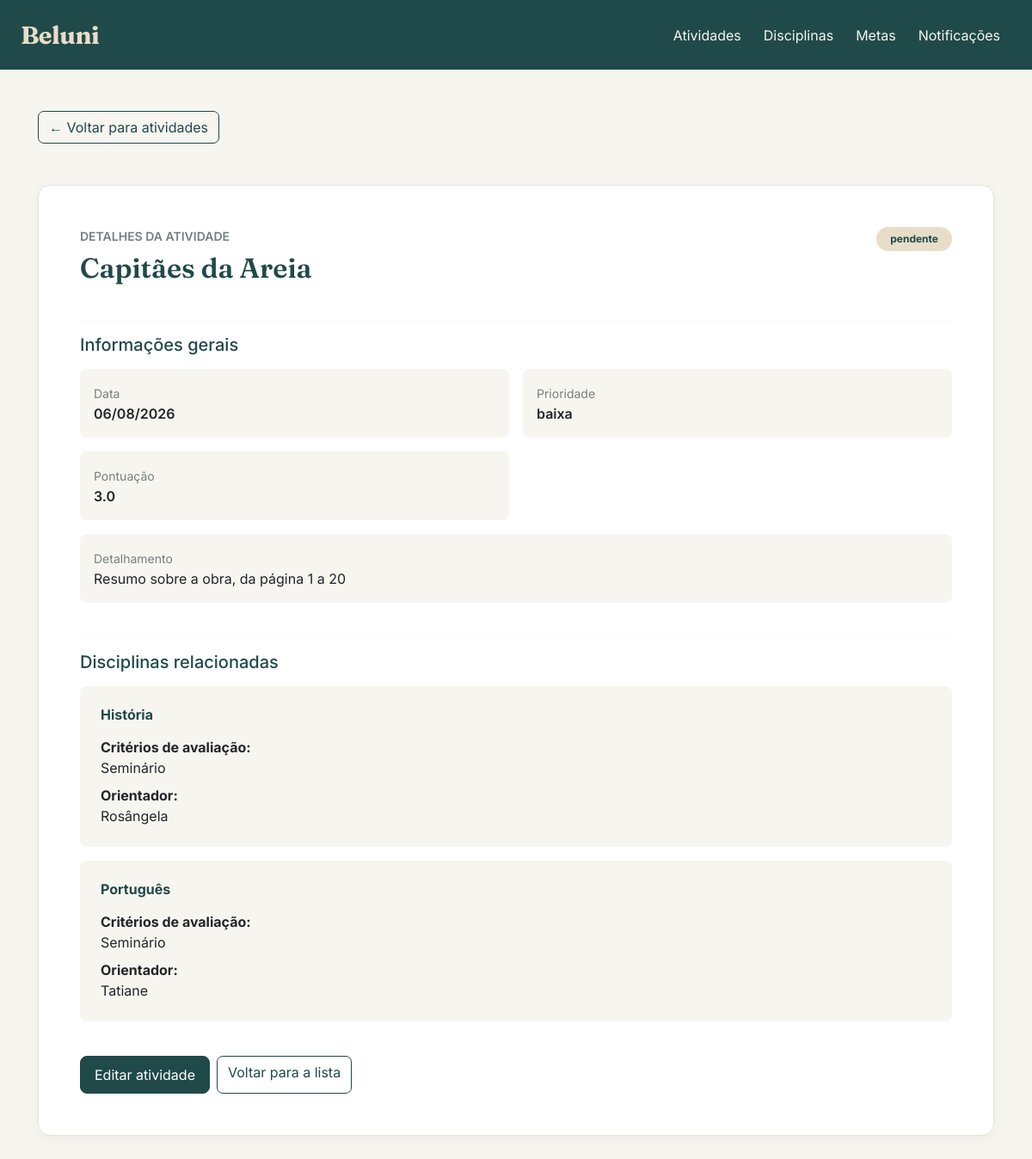
/atividades/1/ (signed in), run on an earlier commit of the app's database.
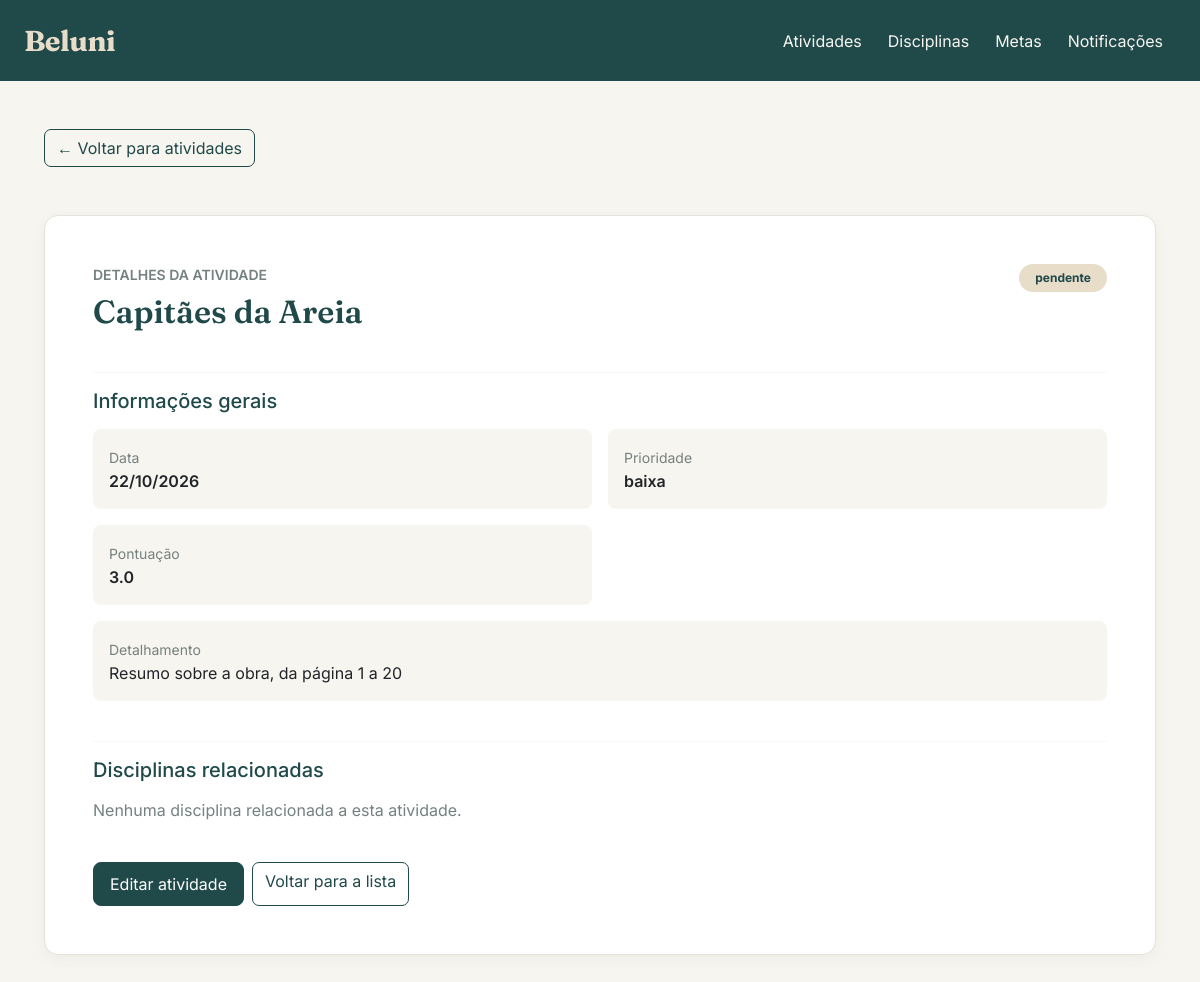
And on a later commit of the database.
### atividade/models.py (models this page shows, shortened)
class Atividade(models.Model):
    titulo = models.CharField(max_length=100)
    data = models.DateField()
    detalhamento_atividade = models.CharField(max_length=255)
    status = models.CharField(max_length=50)
    prioridade = models.CharField(max_length=50)
    pontuacao = models.FloatField()
    disciplinas = models.ManyToManyField(
        Disciplina,
        through="AtividadeInterdisciplinar",
        related_name="atividades"
    )

class AtividadeInterdisciplinar(models.Model):
    atividade = models.ForeignKey(
        Atividade,
        on_delete=models.CASCADE
    )
    disciplina = models.ForeignKey(
        Disciplina,
        on_delete=models.CASCADE
    )
    criterios_de_avaliacao = models.CharField(max_length=255)
    orientador = models.CharField(max_length=100)
    class Meta:
        verbose_name = "Atividade interdisciplinar"
        verbose_name_plural = "Atividades interdisciplinares"

### disciplinas/models.py (models this page shows, shortened)
class Disciplina(models.Model):
    nomedisciplina = models.CharField(max_length=100)
    estudante = models.ForeignKey(
        'estudante.Estudante',
        on_delete=models.CASCADE
    )

### atividade/views.py (the view)
# urls.py: path('<int:id>/', views.detalhar_atividade, name='detalhar_atividade'),
@login_required
@permission_required('atividade.view_atividade')
def detalhar_atividade(request, id):
    atividade = get_object_or_404(
        Atividade.objects.prefetch_related(
            'disciplinas',
            'atividadeinterdisciplinar_set',
        ),
        id=id
    )
    return render(
        request,
        'atividade/detalhar.html',
        {'atividade': atividade}
    )

### atividade/templates/atividade/detalhar.html (shortened to what this page needs)
{% extends 'base.html' %}
{% block conteudo %}
<div class="container py-3">
    <div class="mb-4">
        <a href="{% url 'listar_atividades' %}" class="btn btn-outline-primary mb-4">
            ← Voltar para atividades
        </a>
    </div>
    <div class="card p-4 p-md-5">
        <div class="d-flex justify-content-between align-items-start flex-wrap gap-3 mb-4">
            <div>
                <p class="text-uppercase small fw-semibold text-secondary mb-2">
                    Detalhes da atividade
                </p>
                <h1 class="titulo-pagina mb-0">
                    {{ atividade.titulo }}
                </h1>
            </div>
            <span class="badge rounded-pill px-3 py-2"
                  style="background-color: #E8DDC8; color: #20494A;">
                {{ atividade.get_status_display|default:atividade.status }}
            </span>
        </div>
        <hr style="border-color: #E5E2D9;">
        <h5 class="mb-3" style="color: #20494A;">
            Informações gerais
        </h5>
        <div class="row g-3 mb-4">
            <div class="col-md-6">
                <div class="p-3 rounded-3 h-100"
                     style="background-color: #F7F5EF;">
                    <span class="small text-secondary">Data</span>
                    <p class="fw-semibold mb-0">
                        {{ atividade.data|date:"d/m/Y" }}
                    </p>
                </div>
            </div>
            <div class="col-md-6">
                <div class="p-3 rounded-3 h-100"
                     style="background-color: #F7F5EF;">
                    <span class="small text-secondary">Prioridade</span>
                    <p class="fw-semibold mb-0">
                        {{ atividade.get_prioridade_display|default:atividade.prioridade }}
                    </p>
                </div>
            </div>
            <div class="col-md-6">
                <div class="p-3 rounded-3 h-100"
                     style="background-color: #F7F5EF;">
                    <span class="small text-secondary">Pontuação</span>
                    <p class="fw-semibold mb-0">
                        {{ atividade.pontuacao }}
                    </p>
                </div>
            </div>
            <div class="col-12">
                <div class="p-3 rounded-3"
                     style="background-color: #F7F5EF;">
                    <span class="small text-secondary">Detalhamento</span>
                    <p class="mb-0">
                        {{ atividade.detalhamento_atividade|default:"Não informado."|linebreaksbr }}
                    </p>
                </div>
            </div>
        </div>
        <hr style="border-color: #E5E2D9;">
        <h5 class="mb-3" style="color: #20494A;">
            Disciplinas relacionadas
        </h5>
        {% for item in atividade.atividadeinterdisciplinar_set.all %}
            <div class="p-3 p-md-4 mb-3 rounded-3"
                 style="background-color: #F7F5EF;">
                <h6 class="fw-bold mb-3" style="color: #20494A;">
                    {{ item.disciplina.nomedisciplina }}
                </h6>
                <p class="mb-2">
                    <strong>Critérios de avaliação:</strong><br>
                    {{ item.criterios_de_avaliacao|default:"Não informado." }}
                </p>
                <p class="mb-0">
                    <strong>Orientador:</strong><br>
                    {{ item.orientador|default:"Não informado." }}
                </p>
            </div>
        {% empty %}
            <p class="text-secondary">
                Nenhuma disciplina relacionada a esta atividade.
            </p>
        {% endfor %}
        <div class="d-flex flex-wrap gap-2 mt-4">
            <a href="{% url 'editar_atividade' atividade.id %}"
               class="btn btn-primary">
                Editar atividade
            </a>
            <a href="{% url 'listar_atividades' %}"
               class="btn btn-outline-primary">
                Voltar para a lista
            </a>
        </div>
    </div>
</div>
{% endblock %}

What changed in the data, as far as the page shows it:
removed AtividadeInterdisciplinar: disciplina.nomedisciplina "História", criterios_de_avaliacao "Seminário", orientador "Rosângela"
removed AtividadeInterdisciplinar: disciplina.nomedisciplina "Português", criterios_de_avaliacao "Seminário", orientador "Tatiane"
changed Atividade "Capitães da Areia": data "06/08/2026" → "22/10/2026"
Also different on the page:
text now shown: "Nenhuma disciplina relacionada a esta atividade."
